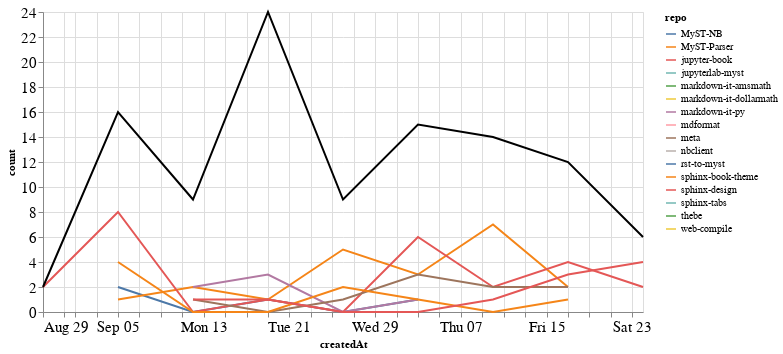

Source (notebook cell):
### Markdown cell above
### Comments

### Code cell
comments_time = comments.groupby('repo').resample('W', on='createdAt').count()['author'].reset_index()
comments_time = comments_time.rename(columns={'author': 'count'})
comments_time_total = comments_time.groupby('createdAt').agg({"count": "sum"}).reset_index()
ch1 = alt.Chart(comments_time, width=600).mark_line().encode(
    x='createdAt',
    y='count',
    color='repo',
    tooltip="repo"
)

ch2 = alt.Chart(comments_time_total, width=600).mark_line(color="black").encode(
    x='createdAt',
    y='count',
)

ch1 + ch2

### Figure 1 — Vega-Lite specification as saved in the notebook (floating-point values rounded to 4 significant figures)
{"config": {"axisLeft": {"labelFontSize": 15}, "axisBottom": {"labelFontSize": 15}}, "layer": [{"data": {"name": "data-435c3ea123d12d6d7a6e91c0ee33d1b0"}, "mark": "line", "encoding": {"color": {"type": "nominal", "field": "repo"}, "tooltip": {"type": "nominal", "field": "repo"}, "x": {"type": "temporal", "field": "createdAt"}, "y": {"type": "quantitative", "field": "count"}}, "width": 600}, {"data": {"name": "data-6a467fb1a124fe0f5941dbcc680b4877"}, "mark": {"type": "line", "color": "black"}, "encoding": {"x": {"type": "temporal", "field": "createdAt"}, "y": {"type": "quantitative", "field": "count"}}, "width": 600}], "$schema": "https://vega.github.io/schema/vega-lite/v4.8.1.json", "datasets": {"data-435c3ea123d12d6d7a6e91c0ee33d1b0": [{"repo": "MyST-NB", "createdAt": "2021-09-05T00:00:00", "count": 2}, {"repo": "MyST-NB", "createdAt": "2021-09-12T00:00:00", "count": 0}, {"repo": "MyST-NB", "createdAt": "2021-09-19T00:00:00", "count": 1}, {"repo": "MyST-NB", "createdAt": "2021-09-26T00:00:00", "count": 0}, {"repo": "MyST-NB", "createdAt": "2021-10-03T00:00:00", "count": 1}, {"repo": "MyST-Parser", "createdAt": "2021-09-05T00:00:00", "count": 1}, {"repo": "MyST-Parser", "createdAt": "2021-09-12T00:00:00", "count": 2}, {"repo": "MyST-Parser", "createdAt": "2021-09-19T00:00:00", "count": 1}, {"repo": "MyST-Parser", "createdAt": "2021-09-26T00:00:00", "count": 5}, {"repo": "MyST-Parser", "createdAt": "2021-10-03T00:00:00", "count": 3}, {"repo": "MyST-Parser", "createdAt": "2021-10-10T00:00:00", "count": 7}, {"repo": "MyST-Parser", "createdAt": "2021-10-17T00:00:00", "count": 2}, {"repo": "jupyter-book", "createdAt": "2021-08-29T00:00:00", "count": 2}, {"repo": "jupyter-book", "createdAt": "2021-09-05T00:00:00", "count": 8}, {"repo": "jupyter-book", "createdAt": "2021-09-12T00:00:00", "count": 0}, {"repo": "jupyter-book", "createdAt": "2021-09-19T00:00:00", "count": 1}, {"repo": "jupyter-book", "createdAt": "2021-09-26T00:00:00", "count": 0}, {"repo": "jupyter-book", "createdAt": "2021-10-03T00:00:00", "count": 6}, {"repo": "jupyter-book", "createdAt": "2021-10-10T00:00:00", "count": 2}, {"repo": "jupyter-book", "createdAt": "2021-10-17T00:00:00", "count": 4}, {"repo": "jupyter-book", "createdAt": "2021-10-24T00:00:00", "count": 2}, {"repo": "jupyterlab-myst", "createdAt": "2021-09-19T00:00:00", "count": 7}, {"repo": "markdown-it-amsmath", "createdAt": "2021-09-12T00:00:00", "count": 1}, {"repo": "markdown-it-dollarmath", "createdAt": "2021-09-12T00:00:00", "count": 1}, {"repo": "markdown-it-py", "createdAt": "2021-09-12T00:00:00", "count": 2}, {"repo": "markdown-it-py", "createdAt": "2021-09-19T00:00:00", "count": 3}, {"repo": "markdown-it-py", "createdAt": "2021-09-26T00:00:00", "count": 0}, {"repo": "markdown-it-py", "createdAt": "2021-10-03T00:00:00", "count": 1}, {"repo": "mdformat", "createdAt": "2021-09-05T00:00:00", "count": 1}, {"repo": "meta", "createdAt": "2021-09-12T00:00:00", "count": 1}, {"repo": "meta", "createdAt": "2021-09-19T00:00:00", "count": 0}, {"repo": "meta", "createdAt": "2021-09-26T00:00:00", "count": 1}, {"repo": "meta", "createdAt": "2021-10-03T00:00:00", "count": 3}, {"repo": "meta", "createdAt": "2021-10-10T00:00:00", "count": 2}, {"repo": "meta", "createdAt": "2021-10-17T00:00:00", "count": 2}, {"repo": "nbclient", "createdAt": "2021-09-19T00:00:00", "count": 7}, {"repo": "rst-to-myst", "createdAt": "2021-09-19T00:00:00", "count": 3}, {"repo": "sphinx-book-theme", "createdAt": "2021-09-05T00:00:00", "count": 4}, {"repo": "sphinx-book-theme", "createdAt": "2021-09-12T00:00:00", "count": 0}, {"repo": "sphinx-book-theme", "createdAt": "2021-09-19T00:00:00", "count": 0}, {"repo": "sphinx-book-theme", "createdAt": "2021-09-26T00:00:00", "count": 2}, {"repo": "sphinx-book-theme", "createdAt": "2021-10-03T00:00:00", "count": 1}, {"repo": "sphinx-book-theme", "createdAt": "2021-10-10T00:00:00", "count": 0}, {"repo": "sphinx-book-theme", "createdAt": "2021-10-17T00:00:00", "count": 1}, {"repo": "sphinx-design", "createdAt": "2021-09-12T00:00:00", "count": 1}, {"repo": "sphinx-design", "createdAt": "2021-09-19T00:00:00", "count": 1}, {"repo": "sphinx-design", "createdAt": "2021-09-26T00:00:00", "count": 0}, {"repo": "sphinx-design", "createdAt": "2021-10-03T00:00:00", "count": 0}, {"repo": "sphinx-design", "createdAt": "2021-10-10T00:00:00", "count": 1}, {"repo": "sphinx-design", "createdAt": "2021-10-17T00:00:00", "count": 3}, {"repo": "sphinx-design", "createdAt": "2021-10-24T00:00:00", "count": 4}, {"repo": "sphinx-tabs", "createdAt": "2021-09-12T00:00:00", "count": 1}, {"repo": "thebe", "createdAt": "2021-10-10T00:00:00", "count": 2}, {"repo": "web-compile", "createdAt": "2021-09-26T00:00:00", "count": 1}], "data-6a467fb1a124fe0f5941dbcc680b4877": [{"createdAt": "2021-08-29T00:00:00", "count": 2}, {"createdAt": "2021-09-05T00:00:00", "count": 16}, {"createdAt": "2021-09-12T00:00:00", "count": 9}, {"createdAt": "2021-09-19T00:00:00", "count": 24}, {"createdAt": "2021-09-26T00:00:00", "count": 9}, {"createdAt": "2021-10-03T00:00:00", "count": 15}, {"createdAt": "2021-10-10T00:00:00", "count": 14}, {"createdAt": "2021-10-17T00:00:00", "count": 12}, {"createdAt": "2021-10-24T00:00:00", "count": 6}]}}
